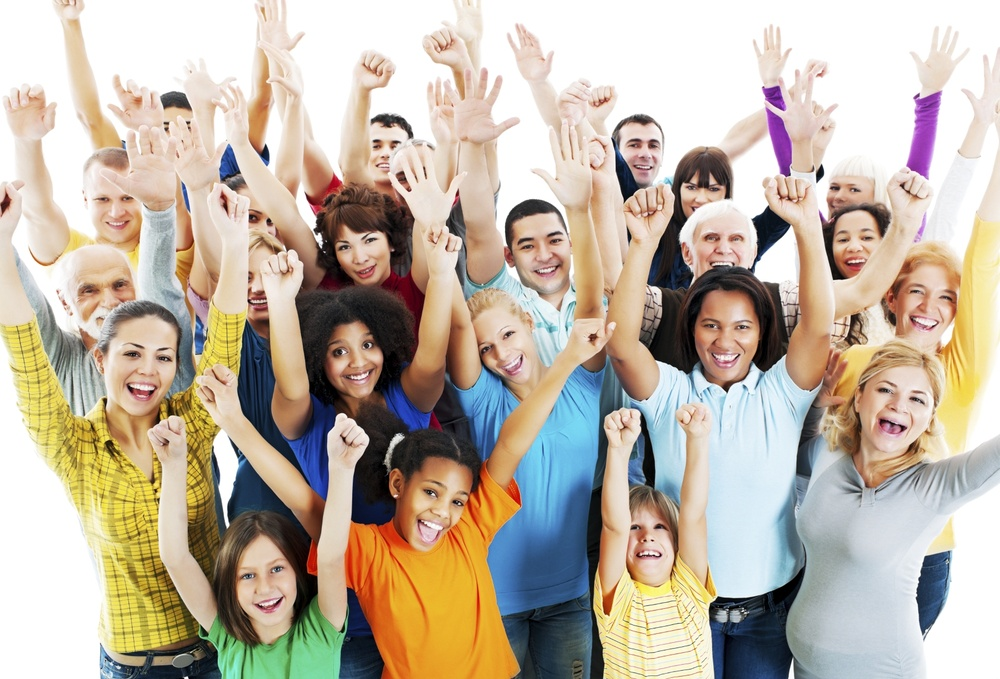
#> input picture src/Traitement_image/Tests_Face_detection/Mon_image.jpg, 1000 x 679 px, shrunk from 1681 x 1142 before the run
$ python Face_detection.py
#> lines starting #> are read from the running program, lines starting #| are printed output that depends on the picture; after the words box and inside, x2 and y2 are one past the last pixel; in counts of white or black regions, pixels touching at a corner belong together
# -*- coding: utf-8 -*-

import numpy as np
import cv2

# Chargement des Classifiers : donnees obtenues par l'entrainement de l'algorithme sur un ensemble d'images
# Des Classifiers pre-entraines pour la detection de visages et d'yeux sont inclus dans openCV
face_cascade = cv2.CascadeClassifier('/home/julien/Téléchargements/opencv-3.1.0/data/haarcascades/haarcascade_frontalface_default.xml')
eye_cascade = cv2.CascadeClassifier('/home/julien/Téléchargements/opencv-3.1.0/data/haarcascades/haarcascade_eye.xml')

# Ouverture de l'image a traiter
img = cv2.imread('Mon_image.jpg')
#> img is the input picture: shape (679, 1000, 3); mean B, G, R 164.9, 180.5, 192.1
# Affichage de l'image avant traitement
cv2.imshow('img',img)
cv2.waitKey(0)
cv2.destroyAllWindows()

gray = cv2.cvtColor(img, cv2.COLOR_BGR2GRAY)
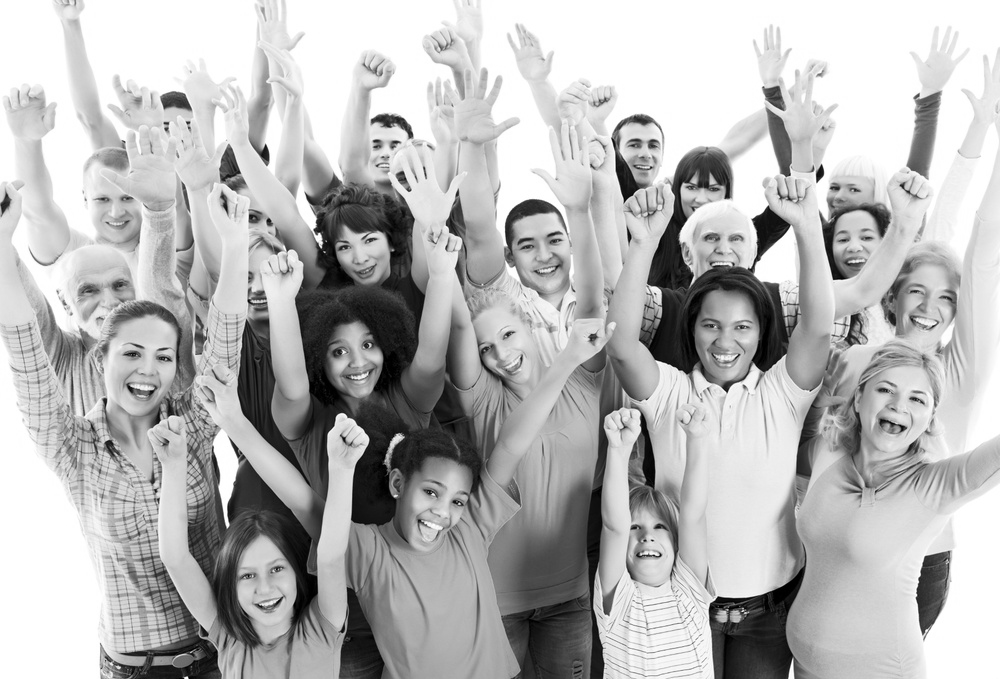
#> gray: shape (679, 1000); min 0, max 255, mean 182.2
cv2.imshow('img_gray',gray)
cv2.waitKey(0)
cv2.destroyAllWindows()

faces = face_cascade.detectMultiScale(gray, 1.3, 5)
#> faces = [[361, 125, 52, 52], [615, 122, 60, 60], [823, 214, 62, 62], [688, 298, 77, 77], [320, 322, 72, 72], [224, 545, 79, 79], [82, 174, 69, 69], [506, 215, 73, 73], [102, 322, 87, 87], [614, 504, 69, 69], [855, 362, 89, 89], [401, 462, 89, 89]]
for (x,y,w,h) in faces:
    img = cv2.rectangle(img,(x,y),(x+w,y+h),(255,0,0),2)
    roi_gray = gray[y:y+h, x:x+w]
    roi_color = img[y:y+h, x:x+w]
    eyes = eye_cascade.detectMultiScale(roi_gray)
    for (ex,ey,ew,eh) in eyes:
        cv2.rectangle(roi_color,(ex,ey),(ex+ew,ey+eh),(0,255,0),2)
#> this loop made 12 passes
#> (x, y, w, h, eyes) on passes 3, 4, 5, 6, 7, 8, 9, 11, 12: (823, 214, 62, 62, [[10, 14, 20, 20]]), (688, 298, 77, 77, [[14, 17, 22, 22], [42, 17, 23, 23]]), (320, 322, 72, 72, [[37, 13, 21, 21], [7, 18, 23, 23]]), (224, 545, 79, 79, [[41, 13, 24, 24], [13, 20, 22, 22]]), (82, 174, 69, 69, [[35, 12, 23, 23], [10, 16, 22, 22]]), (506, 215, 73, 73, [[36, 14, 22, 22]]), (102, 322, 87, 87, [[19, 20, 24, 24], [49, 25, 24, 24]]), (855, 362, 89, 89, [[50, 29, 21, 21], [14, 46, 35, 35]]), (401, 462, 89, 89, [[17, 19, 25, 25], [45, 30, 22, 22]])
#> pass 1, `img = cv2.rectangle(img,(x,y),(x+w,y+h),(255,0,0),2)`:
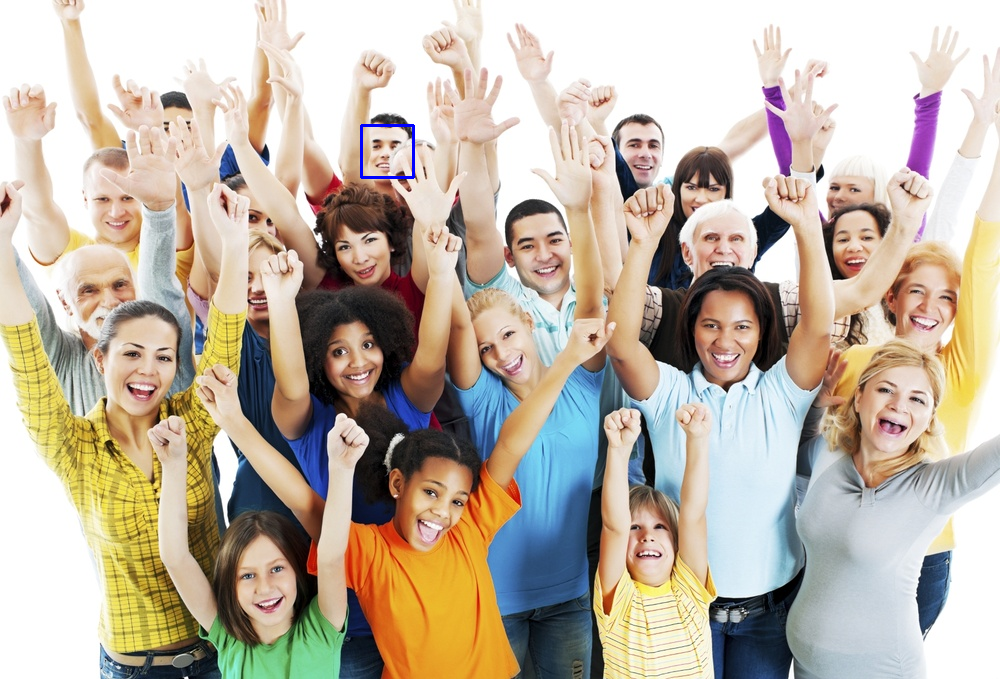
#> img: shape (679, 1000, 3); 0.09% of pixels changed, all inside (x1, y1, x2, y2) = (360, 124, 415, 179)
#> pass 1, `roi_color = img[y:y+h, x:x+w]`:
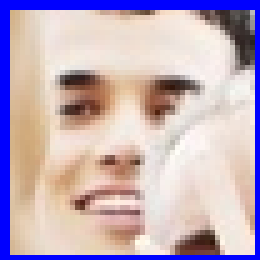
#> roi_color: shape (52, 52, 3) (shown 5 times larger); mean B, G, R 188.3, 173, 192.3
#> pass 2, `img = cv2.rectangle(img,(x,y),(x+w,y+h),(255,0,0),2)`:
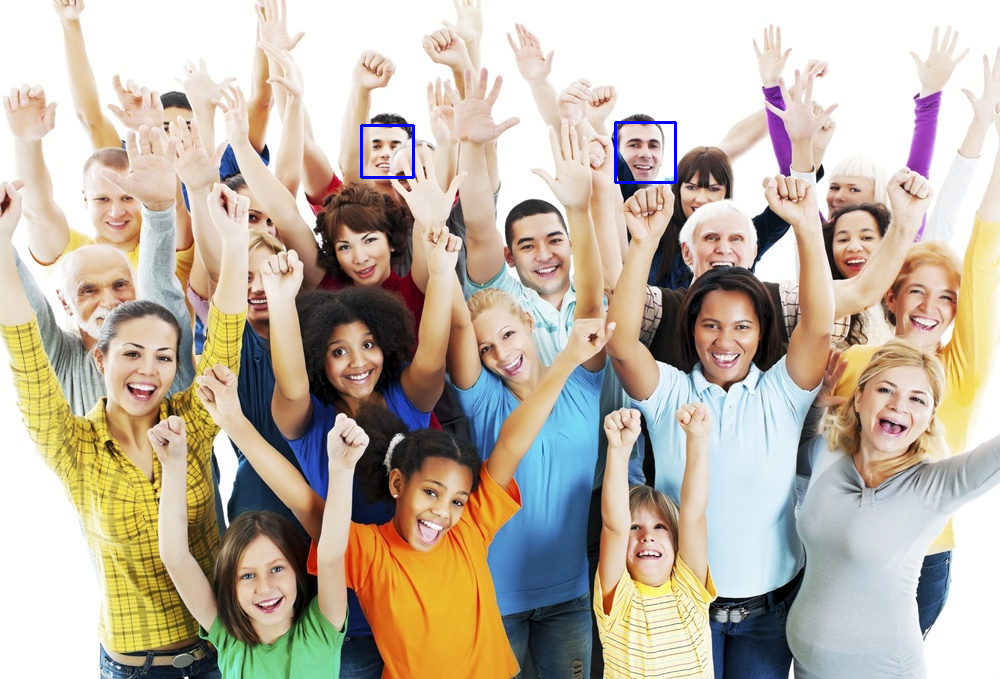
#> img: shape (679, 1000, 3); 0.11% of pixels changed, all inside (x1, y1, x2, y2) = (614, 121, 677, 184)
#> after the loop:
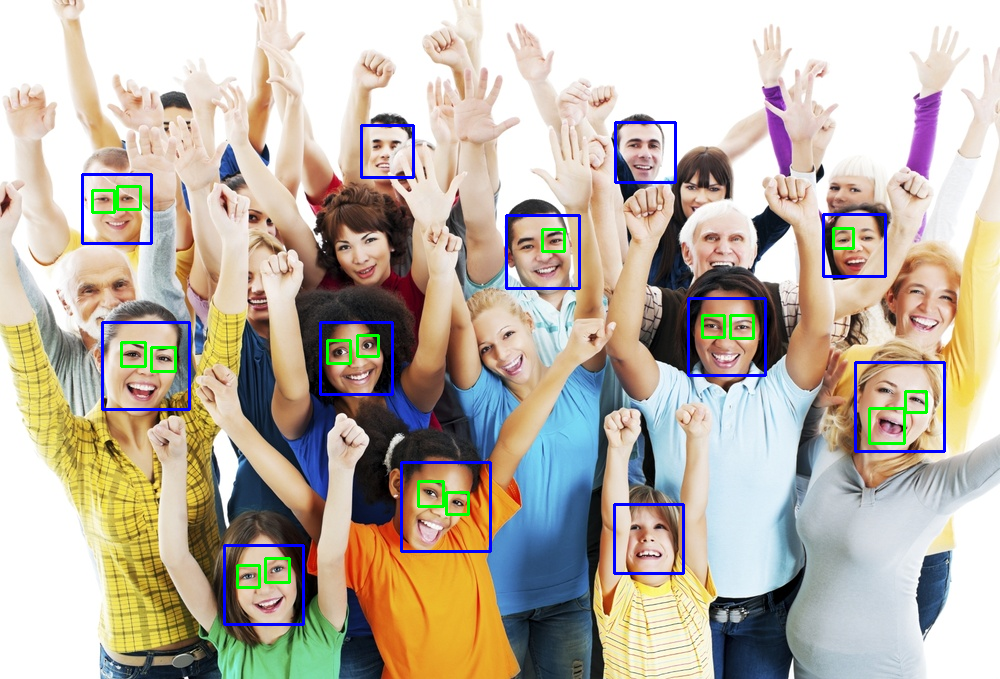
#> img: shape (679, 1000, 3); 2% of pixels changed, all inside (x1, y1, x2, y2) = (81, 173, 946, 626)
#> after the loop:
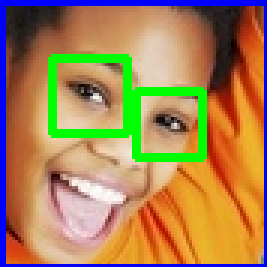
#> roi_color: shape (89, 89, 3) (shown 3 times larger); mean B, G, R 85.9, 130.8, 166.3
#> after the loop:
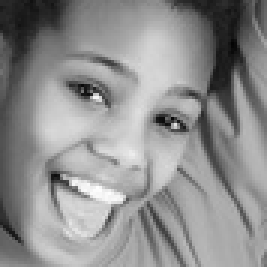
#> roi_gray: shape (89, 89) (shown 3 times larger); min 4, max 254, mean 142.5

cv2.imshow('img',img)
cv2.waitKey(0)
cv2.destroyAllWindows()

$ run again, with src/Traitement_image/Tests_Face_detection/sachin.jpg copied over src/Traitement_image/Tests_Face_detection/Mon_image.jpg
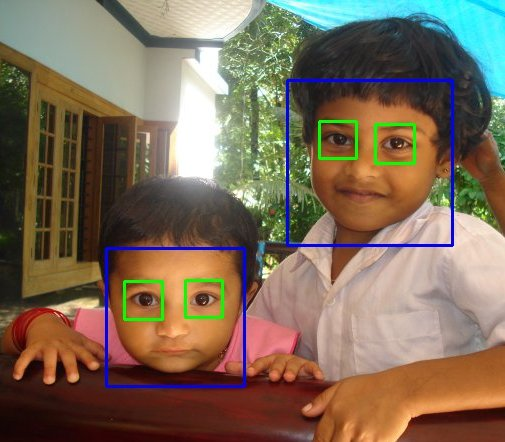
#> input picture src/Traitement_image/Tests_Face_detection/sachin.jpg, 505 x 442 px
#> img is the input picture: shape (442, 505, 3); mean B, G, R 87.8, 107.3, 125.1
#> `gray = cv2.cvtColor(img, cv2.COLOR_BGR2GRAY)`:
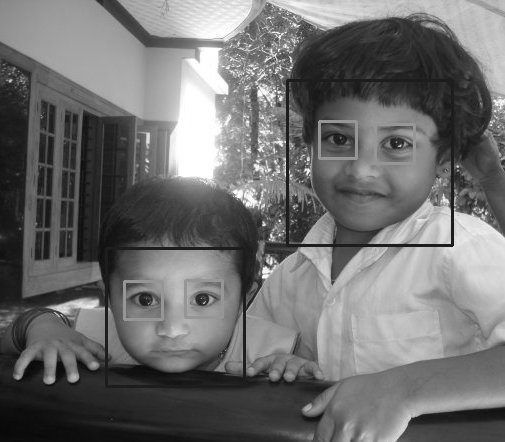
#> gray: shape (442, 505); min 7, max 255, mean 110.4
#> faces = [[110, 254, 127, 127], [285, 78, 164, 164]]
#> the loop `for (x,y,w,h) in faces:` made 2 passes
#> (x, y, w, h, eyes) on passes 1 to 2: (110, 254, 127, 127, [[13, 25, 40, 40], [72, 25, 40, 40]]), (285, 78, 164, 164, [[33, 41, 39, 39], [91, 47, 39, 39]])
#> after the loop `for (x,y,w,h) in faces:`:
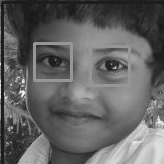
#> roi_gray: shape (164, 164); min 18, max 250, mean 98.9
